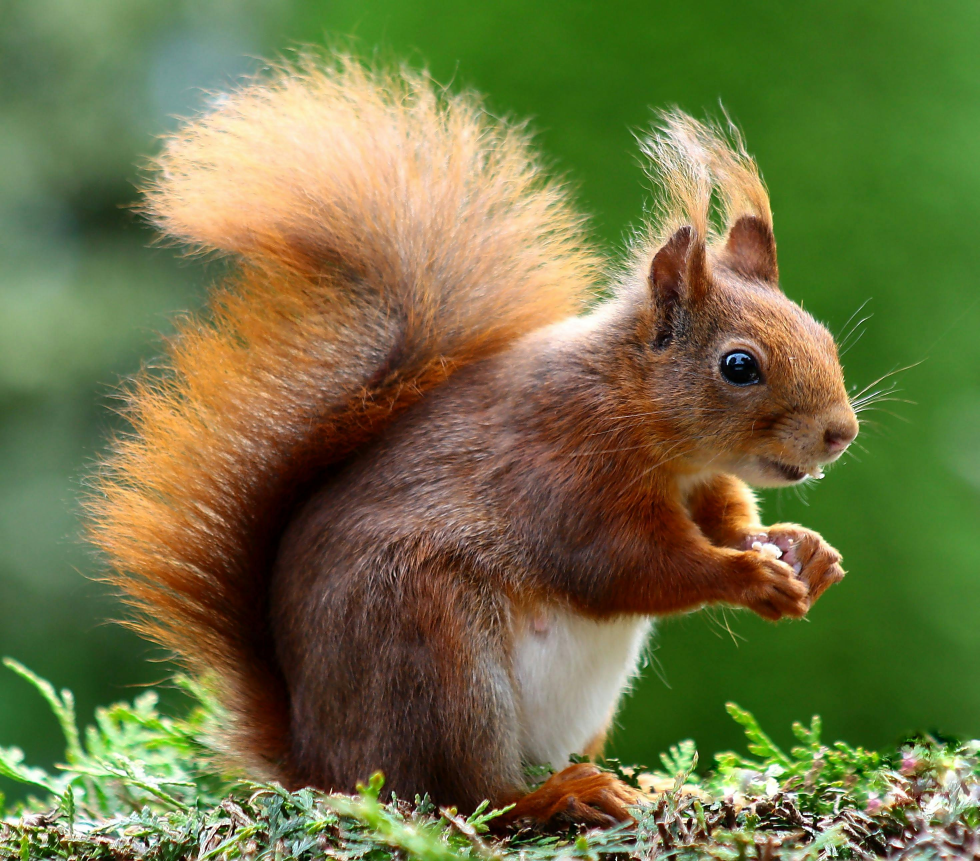
#> input picture practice/5B/img-1.jpg, 2939 x 2583 px, found by its file name (shown at 1/3 size)
$ python color_histogram.py
#> lines starting #> are read from the running program, lines starting #| are printed output that depends on the picture
### practice/basic_opencv/helper.py
import os
import cv2


def get_image(image_file: str):
#> called with image_file = 'img-1.jpg'
    path = os.path.join(".", "img", image_file)
    return cv2.imread(path)
#> returned value is the input picture: shape (2583, 2939, 3); mean B, G, R 67.8, 115.2, 112.6


# [14 lines left out: functions show_image, wait, not called in this run]


def show_pixel_position(event, x, y, flags, param):
    if event == cv2.EVENT_LBUTTONDOWN:  # klik kiri
        print(f"Koordinat pixel: (x={x}, y={y})")

### practice/basic_opencv/color_histogram.py
import helper
import cv2
from matplotlib import pyplot as plt

image = helper.get_image("img-1.jpg")
cv2.imshow("ori", image)

chans = cv2.split(image)
colors = ("b", "g", "r")

plt.figure()
plt.title("Flattened color Histogram")
plt.xlabel("Bins")
plt.ylabel("# of Pixel")

for chan, color in zip(chans, colors):
    hist = cv2.calcHist([chan], [0], None, [256], [0, 255])
    plt.plot(hist, color=color)
    plt.xlim([0, 256])
#> this loop made 3 passes
#> color on passes 1 to 3: 'b', 'g', 'r'

plt.show()
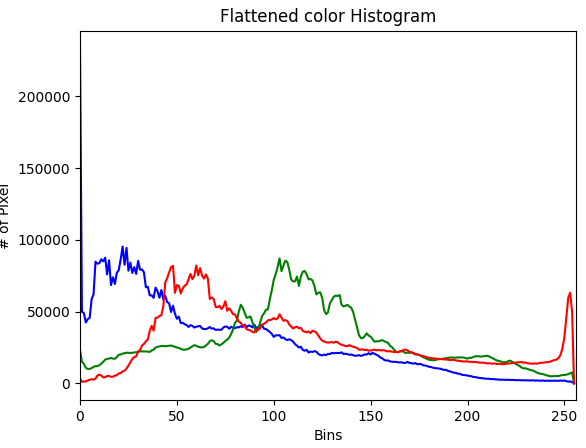
#> figure drawn by matplotlib, 1 panel; curve peaks at x = 0, y = 234095; curve peaks at x = 103, y = 87092; curve peaks at x = 60, y = 82084
cv2.waitKey(5000)
